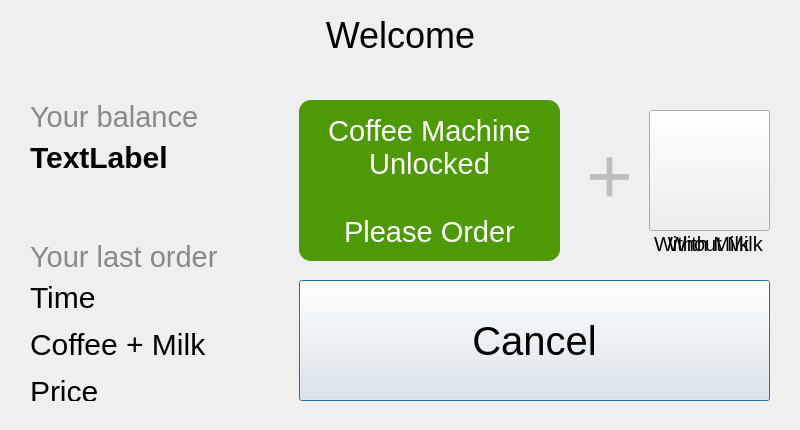
<?xml version="1.0" encoding="UTF-8"?>
<ui version="4.0">
 <class>Dialog</class>
 <widget class="QDialog" name="Dialog">
  <property name="geometry">
   <rect>
    <x>0</x>
    <y>0</y>
    <width>800</width>
    <height>430</height>
   </rect>
  </property>
  <property name="windowTitle">
   <string>Dialog</string>
  </property>
  <property name="styleSheet">
   <string notr="true"/>
  </property>
  <widget class="QLabel" name="user">
   <property name="geometry">
    <rect>
     <x>10</x>
     <y>10</y>
     <width>781</width>
     <height>51</height>
    </rect>
   </property>
   <property name="styleSheet">
    <string notr="true">font-size: 36px;</string>
   </property>
   <property name="text">
    <string>&lt;html&gt;&lt;head/&gt;&lt;body&gt;&lt;p align=&quot;center&quot;&gt;Welcome&lt;/p&gt;&lt;/body&gt;&lt;/html&gt;</string>
   </property>
  </widget>
  <widget class="QLabel" name="balance_label">
   <property name="geometry">
    <rect>
     <x>30</x>
     <y>100</y>
     <width>291</width>
     <height>31</height>
    </rect>
   </property>
   <property name="text">
    <string>&lt;html&gt;&lt;head/&gt;&lt;body&gt;&lt;p&gt;&lt;span style=&quot; font-size:22pt; color:#888a85;&quot;&gt;Your balance&lt;/span&gt;&lt;/p&gt;&lt;/body&gt;&lt;/html&gt;</string>
   </property>
   <property name="alignment">
    <set>Qt::AlignLeading|Qt::AlignLeft|Qt::AlignTop</set>
   </property>
  </widget>
  <widget class="QLabel" name="balance">
   <property name="geometry">
    <rect>
     <x>30</x>
     <y>140</y>
     <width>251</width>
     <height>51</height>
    </rect>
   </property>
   <property name="styleSheet">
    <string notr="true">font-size: 30px;
font-weight: bold;
</string>
   </property>
   <property name="text">
    <string>TextLabel</string>
   </property>
   <property name="alignment">
    <set>Qt::AlignLeading|Qt::AlignLeft|Qt::AlignTop</set>
   </property>
  </widget>
  <widget class="QLabel" name="last_order_label">
   <property name="geometry">
    <rect>
     <x>30</x>
     <y>240</y>
     <width>291</width>
     <height>31</height>
    </rect>
   </property>
   <property name="text">
    <string>&lt;html&gt;&lt;head/&gt;&lt;body&gt;&lt;p&gt;&lt;span style=&quot; font-size:22pt; color:#888a85;&quot;&gt;Your last order&lt;/span&gt;&lt;/p&gt;&lt;/body&gt;&lt;/html&gt;</string>
   </property>
   <property name="alignment">
    <set>Qt::AlignLeading|Qt::AlignLeft|Qt::AlignTop</set>
   </property>
  </widget>
  <widget class="QLabel" name="last_order">
   <property name="geometry">
    <rect>
     <x>30</x>
     <y>280</y>
     <width>251</width>
     <height>121</height>
    </rect>
   </property>
   <property name="styleSheet">
    <string notr="true">font-size: 30px;

</string>
   </property>
   <property name="text">
    <string>&lt;html&gt;&lt;head/&gt;&lt;body&gt;&lt;p&gt;Time&lt;/p&gt;&lt;p&gt;Coffee + Milk&lt;/p&gt;&lt;p&gt;Price&lt;/p&gt;&lt;/body&gt;&lt;/html&gt;</string>
   </property>
   <property name="alignment">
    <set>Qt::AlignLeading|Qt::AlignLeft|Qt::AlignTop</set>
   </property>
  </widget>
  <widget class="QStackedWidget" name="stackedWidget">
   <property name="geometry">
    <rect>
     <x>279</x>
     <y>80</y>
     <width>521</width>
     <height>351</height>
    </rect>
   </property>
   <property name="styleSheet">
    <string notr="true"/>
   </property>
   <property name="frameShadow">
    <enum>QFrame::Plain</enum>
   </property>
   <property name="currentIndex">
    <number>0</number>
   </property>
   <widget class="QWidget" name="unlocked">
    <widget class="QTextEdit" name="textEdit">
     <property name="geometry">
      <rect>
       <x>20</x>
       <y>20</y>
       <width>261</width>
       <height>161</height>
      </rect>
     </property>
     <property name="styleSheet">
      <string notr="true">color: rgb(255, 255, 255);
background-color: rgb(78, 154, 6);
border-radius: 12px;
padding: 10px;</string>
     </property>
     <property name="frameShape">
      <enum>QFrame::NoFrame</enum>
     </property>
     <property name="frameShadow">
      <enum>QFrame::Plain</enum>
     </property>
     <property name="lineWidth">
      <number>0</number>
     </property>
     <property name="verticalScrollBarPolicy">
      <enum>Qt::ScrollBarAlwaysOff</enum>
     </property>
     <property name="horizontalScrollBarPolicy">
      <enum>Qt::ScrollBarAlwaysOff</enum>
     </property>
     <property name="readOnly">
      <bool>true</bool>
     </property>
     <property name="html">
      <string>&lt;!DOCTYPE HTML PUBLIC &quot;-//W3C//DTD HTML 4.0//EN&quot; &quot;http://www.w3.org/TR/REC-html40/strict.dtd&quot;&gt;
&lt;html&gt;&lt;head&gt;&lt;meta name=&quot;qrichtext&quot; content=&quot;1&quot; /&gt;&lt;style type=&quot;text/css&quot;&gt;
p, li { white-space: pre-wrap; }
&lt;/style&gt;&lt;/head&gt;&lt;body style=&quot; font-family:'Ubuntu'; font-size:11pt; font-weight:400; font-style:normal;&quot;&gt;
&lt;p align=&quot;center&quot; style=&quot; margin-top:0px; margin-bottom:0px; margin-left:0px; margin-right:0px; -qt-block-indent:0; text-indent:0px;&quot;&gt;&lt;span style=&quot; font-size:22pt; vertical-align:middle;&quot;&gt;Coffee Machine Unlocked&lt;/span&gt;&lt;/p&gt;
&lt;p align=&quot;center&quot; style=&quot;-qt-paragraph-type:empty; margin-top:0px; margin-bottom:0px; margin-left:0px; margin-right:0px; -qt-block-indent:0; text-indent:0px; font-size:22pt; vertical-align:middle;&quot;&gt;&lt;br /&gt;&lt;/p&gt;
&lt;p align=&quot;center&quot; style=&quot; margin-top:0px; margin-bottom:0px; margin-left:0px; margin-right:0px; -qt-block-indent:0; text-indent:0px;&quot;&gt;&lt;span style=&quot; font-size:22pt; vertical-align:middle;&quot;&gt;Please Order&lt;/span&gt;&lt;/p&gt;&lt;/body&gt;&lt;/html&gt;</string>
     </property>
     <property name="overwriteMode">
      <bool>true</bool>
     </property>
     <property name="textInteractionFlags">
      <set>Qt::NoTextInteraction</set>
     </property>
    </widget>
    <widget class="QPushButton" name="cancel_button">
     <property name="geometry">
      <rect>
       <x>20</x>
       <y>200</y>
       <width>471</width>
       <height>121</height>
      </rect>
     </property>
     <property name="font">
      <font>
       <pointsize>30</pointsize>
      </font>
     </property>
     <property name="text">
      <string>Cancel</string>
     </property>
     <property name="icon">
      <iconset theme="cancel">
       <normaloff>.</normaloff>.</iconset>
     </property>
     <property name="iconSize">
      <size>
       <width>46</width>
       <height>46</height>
      </size>
     </property>
    </widget>
    <widget class="QLabel" name="plus_sign_pre">
     <property name="enabled">
      <bool>false</bool>
     </property>
     <property name="geometry">
      <rect>
       <x>290</x>
       <y>40</y>
       <width>81</width>
       <height>111</height>
      </rect>
     </property>
     <property name="font">
      <font>
       <pointsize>60</pointsize>
      </font>
     </property>
     <property name="text">
      <string>+</string>
     </property>
     <property name="textFormat">
      <enum>Qt::PlainText</enum>
     </property>
     <property name="scaledContents">
      <bool>false</bool>
     </property>
     <property name="alignment">
      <set>Qt::AlignCenter</set>
     </property>
    </widget>
    <widget class="QPushButton" name="add_milk_pre">
     <property name="geometry">
      <rect>
       <x>370</x>
       <y>30</y>
       <width>121</width>
       <height>121</height>
      </rect>
     </property>
     <property name="font">
      <font>
       <pointsize>4</pointsize>
      </font>
     </property>
     <property name="styleSheet">
      <string notr="true"/>
     </property>
     <property name="text">
      <string notr="true"/>
     </property>
     <property name="icon">
      <iconset>
       <normaloff>res/milk-container-crossed.png</normaloff>
       <normalon>res/milk-container-checked.png</normalon>res/milk-container-crossed.png</iconset>
     </property>
     <property name="iconSize">
      <size>
       <width>80</width>
       <height>80</height>
      </size>
     </property>
     <property name="checkable">
      <bool>true</bool>
     </property>
     <property name="checked">
      <bool>false</bool>
     </property>
    </widget>
   </widget>
   <widget class="QWidget" name="balance_warning">
    <widget class="QTextEdit" name="textEdit_2">
     <property name="geometry">
      <rect>
       <x>20</x>
       <y>10</y>
       <width>471</width>
       <height>171</height>
      </rect>
     </property>
     <property name="styleSheet">
      <string notr="true">background-color: orange;
border-radius: 12px;
padding-top: 12px</string>
     </property>
     <property name="verticalScrollBarPolicy">
      <enum>Qt::ScrollBarAlwaysOff</enum>
     </property>
     <property name="horizontalScrollBarPolicy">
      <enum>Qt::ScrollBarAlwaysOff</enum>
     </property>
     <property name="undoRedoEnabled">
      <bool>false</bool>
     </property>
     <property name="html">
      <string>&lt;!DOCTYPE HTML PUBLIC &quot;-//W3C//DTD HTML 4.0//EN&quot; &quot;http://www.w3.org/TR/REC-html40/strict.dtd&quot;&gt;
&lt;html&gt;&lt;head&gt;&lt;meta name=&quot;qrichtext&quot; content=&quot;1&quot; /&gt;&lt;style type=&quot;text/css&quot;&gt;
p, li { white-space: pre-wrap; }
&lt;/style&gt;&lt;/head&gt;&lt;body style=&quot; font-family:'Ubuntu'; font-size:11pt; font-weight:400; font-style:normal;&quot;&gt;
&lt;p align=&quot;center&quot; style=&quot; margin-top:12px; margin-bottom:12px; margin-left:0px; margin-right:0px; -qt-block-indent:0; text-indent:0px;&quot;&gt;&lt;span style=&quot; font-size:22pt;&quot;&gt;WARNING!&lt;br /&gt;&lt;/span&gt;&lt;span style=&quot; font-size:22pt; font-weight:600;&quot;&gt;Your account is about to be locked.&lt;br /&gt;&lt;/span&gt;&lt;span style=&quot; font-size:16pt;&quot;&gt;Please recharge your balance to avoid this.&lt;br /&gt;You can also buy milk to do so.&lt;/span&gt;&lt;/p&gt;&lt;/body&gt;&lt;/html&gt;</string>
     </property>
     <property name="textInteractionFlags">
      <set>Qt::NoTextInteraction</set>
     </property>
    </widget>
    <widget class="QPushButton" name="dismiss_button">
     <property name="geometry">
      <rect>
       <x>20</x>
       <y>200</y>
       <width>471</width>
       <height>121</height>
      </rect>
     </property>
     <property name="font">
      <font>
       <pointsize>30</pointsize>
      </font>
     </property>
     <property name="text">
      <string>Dismiss</string>
     </property>
     <property name="iconSize">
      <size>
       <width>46</width>
       <height>46</height>
      </size>
     </property>
    </widget>
   </widget>
   <widget class="QWidget" name="balance_denied">
    <widget class="QTextEdit" name="textEdit_3">
     <property name="geometry">
      <rect>
       <x>20</x>
       <y>10</y>
       <width>471</width>
       <height>171</height>
      </rect>
     </property>
     <property name="styleSheet">
      <string notr="true">background-color: red;
border-radius: 12px;
padding-top: 12px</string>
     </property>
     <property name="verticalScrollBarPolicy">
      <enum>Qt::ScrollBarAlwaysOff</enum>
     </property>
     <property name="horizontalScrollBarPolicy">
      <enum>Qt::ScrollBarAlwaysOff</enum>
     </property>
     <property name="undoRedoEnabled">
      <bool>false</bool>
     </property>
     <property name="html">
      <string>&lt;!DOCTYPE HTML PUBLIC &quot;-//W3C//DTD HTML 4.0//EN&quot; &quot;http://www.w3.org/TR/REC-html40/strict.dtd&quot;&gt;
&lt;html&gt;&lt;head&gt;&lt;meta name=&quot;qrichtext&quot; content=&quot;1&quot; /&gt;&lt;style type=&quot;text/css&quot;&gt;
p, li { white-space: pre-wrap; }
&lt;/style&gt;&lt;/head&gt;&lt;body style=&quot; font-family:'Ubuntu'; font-size:11pt; font-weight:400; font-style:normal;&quot;&gt;
&lt;p align=&quot;center&quot; style=&quot; margin-top:12px; margin-bottom:12px; margin-left:0px; margin-right:0px; -qt-block-indent:0; text-indent:0px;&quot;&gt;&lt;span style=&quot; font-size:22pt;&quot;&gt;SORRY!&lt;br /&gt;&lt;/span&gt;&lt;span style=&quot; font-size:22pt; font-weight:600;&quot;&gt;Your account is locked.&lt;br /&gt;&lt;/span&gt;&lt;span style=&quot; font-size:16pt;&quot;&gt;Please recharge your balance to unlock it.&lt;br /&gt;You can also buy milk to do so.&lt;/span&gt;&lt;/p&gt;&lt;/body&gt;&lt;/html&gt;</string>
     </property>
     <property name="textInteractionFlags">
      <set>Qt::NoTextInteraction</set>
     </property>
    </widget>
    <widget class="QPushButton" name="dismiss_button_deny">
     <property name="geometry">
      <rect>
       <x>20</x>
       <y>200</y>
       <width>471</width>
       <height>121</height>
      </rect>
     </property>
     <property name="font">
      <font>
       <pointsize>30</pointsize>
      </font>
     </property>
     <property name="text">
      <string>Dismiss</string>
     </property>
     <property name="iconSize">
      <size>
       <width>46</width>
       <height>46</height>
      </size>
     </property>
    </widget>
   </widget>
   <widget class="QWidget" name="ordered">
    <widget class="QLabel" name="coffee_beans">
     <property name="enabled">
      <bool>true</bool>
     </property>
     <property name="geometry">
      <rect>
       <x>40</x>
       <y>30</y>
       <width>121</width>
       <height>121</height>
      </rect>
     </property>
     <property name="styleSheet">
      <string notr="true">padding: 10px;</string>
     </property>
     <property name="text">
      <string/>
     </property>
     <property name="pixmap">
      <pixmap>res/coffee-beans.png</pixmap>
     </property>
     <property name="scaledContents">
      <bool>true</bool>
     </property>
    </widget>
    <widget class="QPushButton" name="ok_button">
     <property name="geometry">
      <rect>
       <x>370</x>
       <y>200</y>
       <width>121</width>
       <height>121</height>
      </rect>
     </property>
     <property name="font">
      <font>
       <pointsize>30</pointsize>
      </font>
     </property>
     <property name="text">
      <string notr="true">OK</string>
     </property>
    </widget>
    <widget class="QLabel" name="label">
     <property name="geometry">
      <rect>
       <x>70</x>
       <y>200</y>
       <width>111</width>
       <height>41</height>
      </rect>
     </property>
     <property name="font">
      <font>
       <pointsize>24</pointsize>
      </font>
     </property>
     <property name="text">
      <string>Coffee</string>
     </property>
     <property name="alignment">
      <set>Qt::AlignRight|Qt::AlignTrailing|Qt::AlignVCenter</set>
     </property>
    </widget>
    <widget class="QLabel" name="price">
     <property name="geometry">
      <rect>
       <x>210</x>
       <y>200</y>
       <width>131</width>
       <height>41</height>
      </rect>
     </property>
     <property name="font">
      <font>
       <pointsize>24</pointsize>
      </font>
     </property>
     <property name="text">
      <string>0.20€</string>
     </property>
    </widget>
    <widget class="QLabel" name="milk_price">
     <property name="enabled">
      <bool>false</bool>
     </property>
     <property name="geometry">
      <rect>
       <x>210</x>
       <y>240</y>
       <width>131</width>
       <height>41</height>
      </rect>
     </property>
     <property name="font">
      <font>
       <pointsize>24</pointsize>
      </font>
     </property>
     <property name="text">
      <string>0.10€</string>
     </property>
    </widget>
    <widget class="QLabel" name="total_price">
     <property name="geometry">
      <rect>
       <x>210</x>
       <y>280</y>
       <width>131</width>
       <height>41</height>
      </rect>
     </property>
     <property name="font">
      <font>
       <pointsize>24</pointsize>
      </font>
     </property>
     <property name="text">
      <string>0.30€</string>
     </property>
    </widget>
    <widget class="QLabel" name="milk_label">
     <property name="enabled">
      <bool>false</bool>
     </property>
     <property name="geometry">
      <rect>
       <x>70</x>
       <y>240</y>
       <width>111</width>
       <height>41</height>
      </rect>
     </property>
     <property name="font">
      <font>
       <pointsize>24</pointsize>
      </font>
     </property>
     <property name="text">
      <string>Milk</string>
     </property>
     <property name="alignment">
      <set>Qt::AlignRight|Qt::AlignTrailing|Qt::AlignVCenter</set>
     </property>
    </widget>
    <widget class="QLabel" name="total_label">
     <property name="geometry">
      <rect>
       <x>70</x>
       <y>280</y>
       <width>111</width>
       <height>41</height>
      </rect>
     </property>
     <property name="font">
      <font>
       <pointsize>24</pointsize>
      </font>
     </property>
     <property name="text">
      <string>Total</string>
     </property>
     <property name="alignment">
      <set>Qt::AlignRight|Qt::AlignTrailing|Qt::AlignVCenter</set>
     </property>
    </widget>
    <widget class="Line" name="line">
     <property name="geometry">
      <rect>
       <x>80</x>
       <y>270</y>
       <width>211</width>
       <height>20</height>
      </rect>
     </property>
     <property name="orientation">
      <enum>Qt::Horizontal</enum>
     </property>
    </widget>
    <widget class="QLabel" name="water_drop">
     <property name="enabled">
      <bool>true</bool>
     </property>
     <property name="geometry">
      <rect>
       <x>40</x>
       <y>30</y>
       <width>121</width>
       <height>121</height>
      </rect>
     </property>
     <property name="styleSheet">
      <string notr="true">padding: 10px;</string>
     </property>
     <property name="text">
      <string/>
     </property>
     <property name="pixmap">
      <pixmap>res/water-drop.png</pixmap>
     </property>
     <property name="scaledContents">
      <bool>true</bool>
     </property>
    </widget>
    <widget class="QStackedWidget" name="coffee_or_water">
     <property name="geometry">
      <rect>
       <x>170</x>
       <y>10</y>
       <width>351</width>
       <height>171</height>
      </rect>
     </property>
     <property name="currentIndex">
      <number>0</number>
     </property>
     <widget class="QWidget" name="coffee_page">
      <widget class="QLabel" name="plus_sign">
       <property name="enabled">
        <bool>false</bool>
       </property>
       <property name="geometry">
        <rect>
         <x>40</x>
         <y>20</y>
         <width>91</width>
         <height>111</height>
        </rect>
       </property>
       <property name="font">
        <font>
         <pointsize>60</pointsize>
        </font>
       </property>
       <property name="text">
        <string>+</string>
       </property>
       <property name="textFormat">
        <enum>Qt::PlainText</enum>
       </property>
       <property name="scaledContents">
        <bool>false</bool>
       </property>
       <property name="alignment">
        <set>Qt::AlignCenter</set>
       </property>
      </widget>
      <widget class="QPushButton" name="add_milk">
       <property name="geometry">
        <rect>
         <x>200</x>
         <y>20</y>
         <width>121</width>
         <height>121</height>
        </rect>
       </property>
       <property name="font">
        <font>
         <pointsize>4</pointsize>
        </font>
       </property>
       <property name="styleSheet">
        <string notr="true"/>
       </property>
       <property name="text">
        <string notr="true"/>
       </property>
       <property name="icon">
        <iconset>
         <normaloff>res/milk-container-crossed.png</normaloff>
         <normalon>res/milk-container-checked.png</normalon>res/milk-container-crossed.png</iconset>
       </property>
       <property name="iconSize">
        <size>
         <width>80</width>
         <height>80</height>
        </size>
       </property>
       <property name="checkable">
        <bool>true</bool>
       </property>
       <property name="checked">
        <bool>false</bool>
       </property>
      </widget>
     </widget>
     <widget class="QWidget" name="water_page">
      <widget class="QLabel" name="label_2">
       <property name="geometry">
        <rect>
         <x>10</x>
         <y>0</y>
         <width>341</width>
         <height>61</height>
        </rect>
       </property>
       <property name="font">
        <font>
         <pointsize>24</pointsize>
        </font>
       </property>
       <property name="text">
        <string>Did you order water?</string>
       </property>
      </widget>
      <widget class="QPushButton" name="water_no_button">
       <property name="geometry">
        <rect>
         <x>200</x>
         <y>50</y>
         <width>121</width>
         <height>121</height>
        </rect>
       </property>
       <property name="font">
        <font>
         <pointsize>30</pointsize>
        </font>
       </property>
       <property name="text">
        <string notr="true">NO</string>
       </property>
      </widget>
      <widget class="QPushButton" name="water_yes_button">
       <property name="geometry">
        <rect>
         <x>60</x>
         <y>50</y>
         <width>121</width>
         <height>121</height>
        </rect>
       </property>
       <property name="font">
        <font>
         <pointsize>30</pointsize>
        </font>
       </property>
       <property name="text">
        <string notr="true">YES</string>
       </property>
      </widget>
     </widget>
    </widget>
    <zorder>coffee_or_water</zorder>
    <zorder>coffee_beans</zorder>
    <zorder>ok_button</zorder>
    <zorder>label</zorder>
    <zorder>price</zorder>
    <zorder>milk_price</zorder>
    <zorder>total_price</zorder>
    <zorder>milk_label</zorder>
    <zorder>total_label</zorder>
    <zorder>line</zorder>
    <zorder>water_drop</zorder>
   </widget>
   <widget class="QWidget" name="ordered_water">
    <widget class="QLabel" name="water_drop_2">
     <property name="enabled">
      <bool>true</bool>
     </property>
     <property name="geometry">
      <rect>
       <x>40</x>
       <y>40</y>
       <width>121</width>
       <height>121</height>
      </rect>
     </property>
     <property name="styleSheet">
      <string notr="true">padding: 10px;</string>
     </property>
     <property name="text">
      <string/>
     </property>
     <property name="pixmap">
      <pixmap>res/water-drop.png</pixmap>
     </property>
     <property name="scaledContents">
      <bool>true</bool>
     </property>
    </widget>
   </widget>
  </widget>
  <widget class="QLabel" name="without_milk_label">
   <property name="geometry">
    <rect>
     <x>638</x>
     <y>233</y>
     <width>141</width>
     <height>21</height>
    </rect>
   </property>
   <property name="font">
    <font>
     <pointsize>15</pointsize>
    </font>
   </property>
   <property name="text">
    <string>Without Milk</string>
   </property>
   <property name="alignment">
    <set>Qt::AlignCenter</set>
   </property>
  </widget>
  <widget class="QLabel" name="with_milk_label">
   <property name="geometry">
    <rect>
     <x>638</x>
     <y>233</y>
     <width>141</width>
     <height>21</height>
    </rect>
   </property>
   <property name="font">
    <font>
     <pointsize>15</pointsize>
    </font>
   </property>
   <property name="text">
    <string>With Milk</string>
   </property>
   <property name="alignment">
    <set>Qt::AlignCenter</set>
   </property>
  </widget>
  <zorder>with_milk_label</zorder>
  <zorder>without_milk_label</zorder>
  <zorder>user</zorder>
  <zorder>balance_label</zorder>
  <zorder>balance</zorder>
  <zorder>last_order_label</zorder>
  <zorder>last_order</zorder>
  <zorder>stackedWidget</zorder>
 </widget>
 <resources/>
 <connections>
  <connection>
   <sender>add_milk_pre</sender>
   <signal>toggled(bool)</signal>
   <receiver>plus_sign_pre</receiver>
   <slot>setEnabled(bool)</slot>
   <hints>
    <hint type="sourcelabel">
     <x>709</x>
     <y>180</y>
    </hint>
    <hint type="destinationlabel">
     <x>614</x>
     <y>175</y>
    </hint>
   </hints>
  </connection>
  <connection>
   <sender>add_milk_pre</sender>
   <signal>toggled(bool)</signal>
   <receiver>add_milk</receiver>
   <slot>setChecked(bool)</slot>
   <hints>
    <hint type="sourcelabel">
     <x>709</x>
     <y>180</y>
    </hint>
    <hint type="destinationlabel">
     <x>709</x>
     <y>180</y>
    </hint>
   </hints>
  </connection>
  <connection>
   <sender>add_milk</sender>
   <signal>toggled(bool)</signal>
   <receiver>milk_label</receiver>
   <slot>setEnabled(bool)</slot>
   <hints>
    <hint type="sourcelabel">
     <x>709</x>
     <y>180</y>
    </hint>
    <hint type="destinationlabel">
     <x>404</x>
     <y>340</y>
    </hint>
   </hints>
  </connection>
  <connection>
   <sender>add_milk</sender>
   <signal>toggled(bool)</signal>
   <receiver>milk_price</receiver>
   <slot>setEnabled(bool)</slot>
   <hints>
    <hint type="sourcelabel">
     <x>709</x>
     <y>180</y>
    </hint>
    <hint type="destinationlabel">
     <x>554</x>
     <y>340</y>
    </hint>
   </hints>
  </connection>
  <connection>
   <sender>add_milk</sender>
   <signal>toggled(bool)</signal>
   <receiver>plus_sign</receiver>
   <slot>setEnabled(bool)</slot>
   <hints>
    <hint type="sourcelabel">
     <x>709</x>
     <y>180</y>
    </hint>
    <hint type="destinationlabel">
     <x>524</x>
     <y>195</y>
    </hint>
   </hints>
  </connection>
  <connection>
   <sender>add_milk</sender>
   <signal>toggled(bool)</signal>
   <receiver>without_milk_label</receiver>
   <slot>setHidden(bool)</slot>
   <hints>
    <hint type="sourcelabel">
     <x>709</x>
     <y>170</y>
    </hint>
    <hint type="destinationlabel">
     <x>708</x>
     <y>243</y>
    </hint>
   </hints>
  </connection>
  <connection>
   <sender>add_milk</sender>
   <signal>toggled(bool)</signal>
   <receiver>with_milk_label</receiver>
   <slot>setVisible(bool)</slot>
   <hints>
    <hint type="sourcelabel">
     <x>709</x>
     <y>170</y>
    </hint>
    <hint type="destinationlabel">
     <x>110</x>
     <y>60</y>
    </hint>
   </hints>
  </connection>
 </connections>
</ui>
